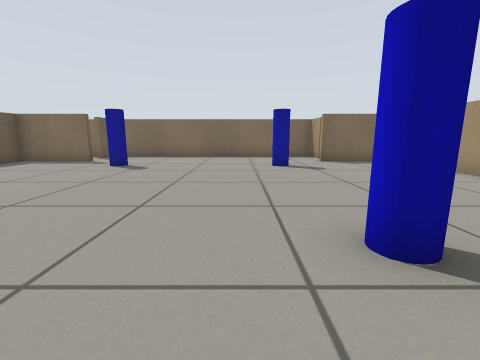
view 1 (above)

15 first-person views from a walk through a robot-simulator world made for Gazebo. The camera is 0.51 m above the floor, tilts 10° down and sees 90° across. The floor is counted in squares, 0.5 m on a side. Each view is taken from the middle of a square. On the plan, view 1 faces up. The plan holds only what a view shows up to about 11 squares ahead; the rest is blank. The robots in the file are not drawn.

view 2
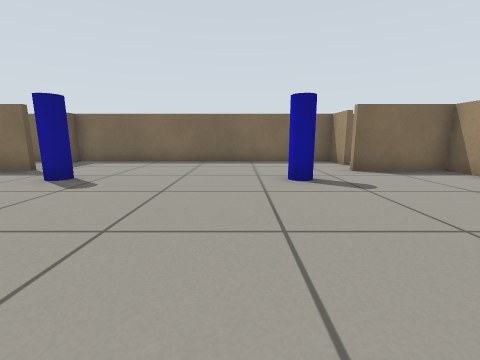

view 3
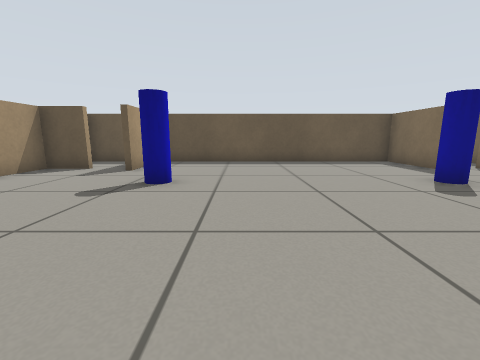

view 4
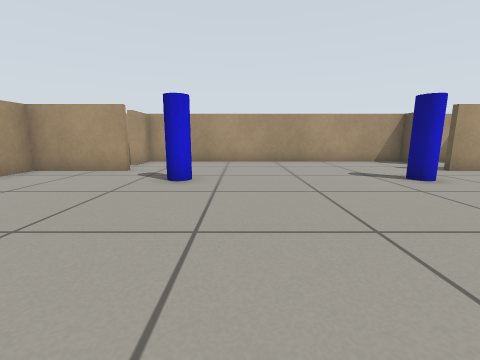

view 5
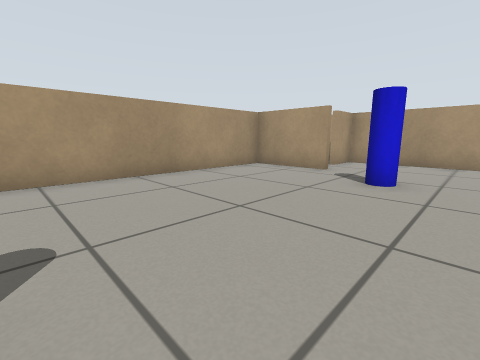

view 6
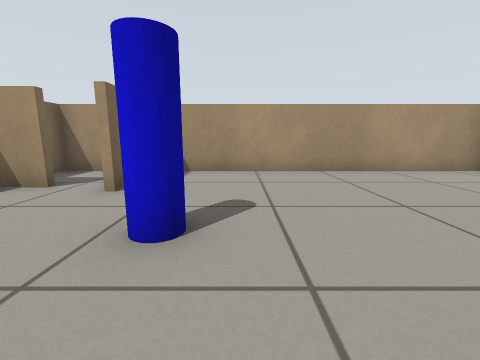

view 7
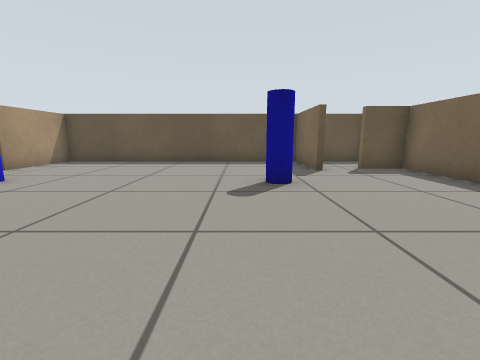

view 8
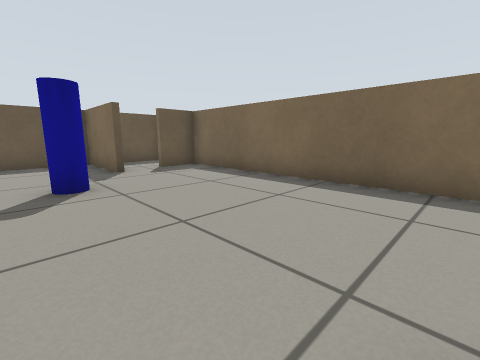

view 9
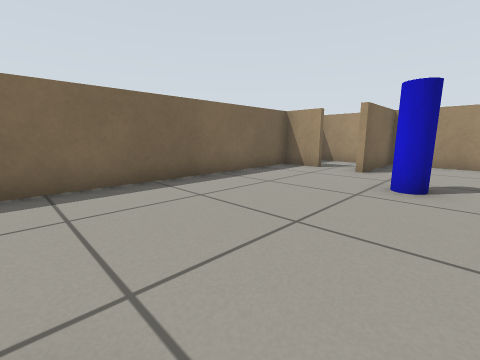

view 10
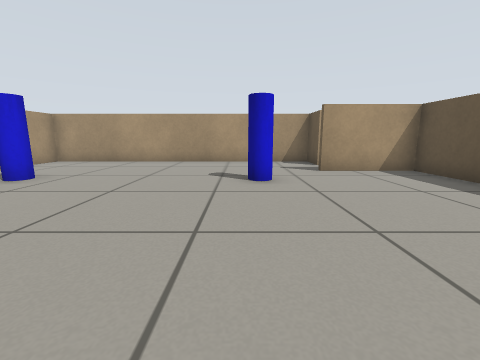

view 11
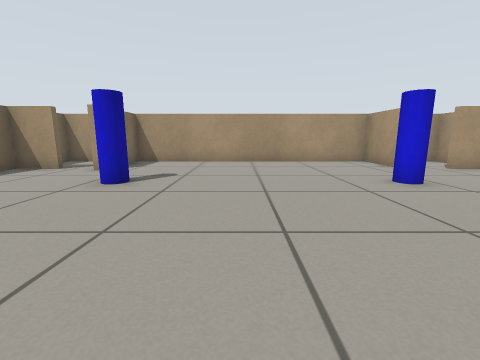

view 12
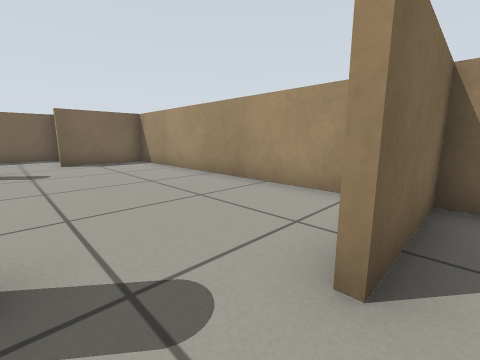

view 13
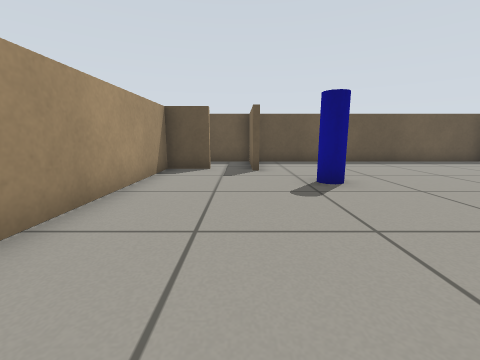

view 14
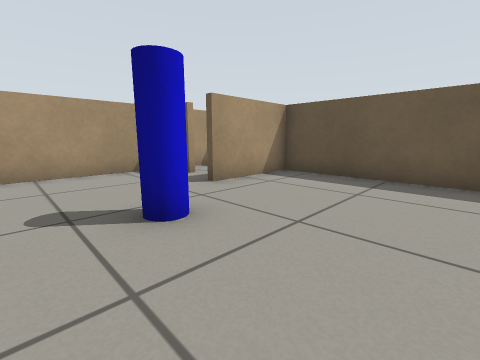

view 15
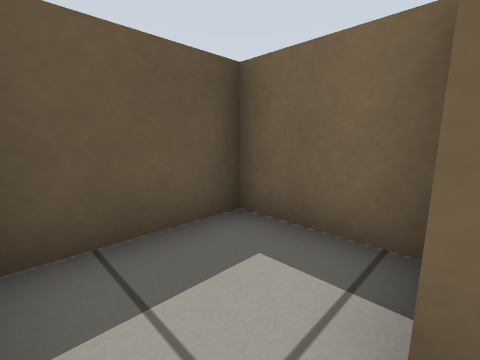

### Floor plan
Points are (right, up) in squares from view 1. A wall is a line through its corners. A room is listed if a view was taken in it or the views show most of it. See-through windows are left out.
Room 1 (views 1, 2, 3, 4, 5, 6, 7, 8, 9, 10, 11, 12, 13, 14, 15)
walls: (-6.4, 10.4) (-9.4, 10.4) (-9.4, 0.1); (3.4, 0.6) (6.5, 0.6); (3.9, 11.9) (3.9, 13.4) (-6.9, 13.4) (-6.9, 12); (-6.9, -0.9) (-6.9, -2.4) (3.9, -2.4) (3.9, -1); (-7.1, 13.4) (-9.4, 13.4) (-9.4, 10.9); (-9.5, 0.6) (-6.5, 0.6); (6.4, 11.5) (6.4, 13.4) (4.8, 13.4); (6.4, -0.1) (6.4, 10.4) (3.5, 10.4)
ways out: gap at (-7, -1) to room 2; gap at (4, -1)
objects: blue cylinder (-5, 2) to (-4, 2); blue cylinder (-5, 9) to (-4, 9); blue cylinder (1, 2) to (2, 2); blue cylinder (1, 9) to (2, 9)
Room 2 (no view inside)
walls: (-9.4, 0.1) (-9.4, -2.4) (-8, -2.4); (-6.8, 0.4) (-8.8, 0.4)
ways out: gap at (-7, -1) to room 1

Where each view was taken, in squares from view 1:
view 1: 0 up, 0 right, facing up
view 2: 3 up, 0 right, facing up
view 3: 4 up, 1 right, facing left
view 4: 8 up, 0 right, facing down
view 5: 8 up, 0 right, facing down-right
view 6: 8 up, 1 left, facing right
view 7: 8 up, 1 right, facing left
view 8: 8 up, 1 right, facing up-left
view 9: 8 up, 4 left, facing up-right
view 10: 8 up, 4 left, facing down
view 11: 6 up, 4 left, facing right
view 12: 0 up, 2 right, facing up-right
view 13: 0 up, 1 right, facing left
view 14: 5 up, 3 left, facing down-left
view 15: 11 up, 7 left, facing up-left
